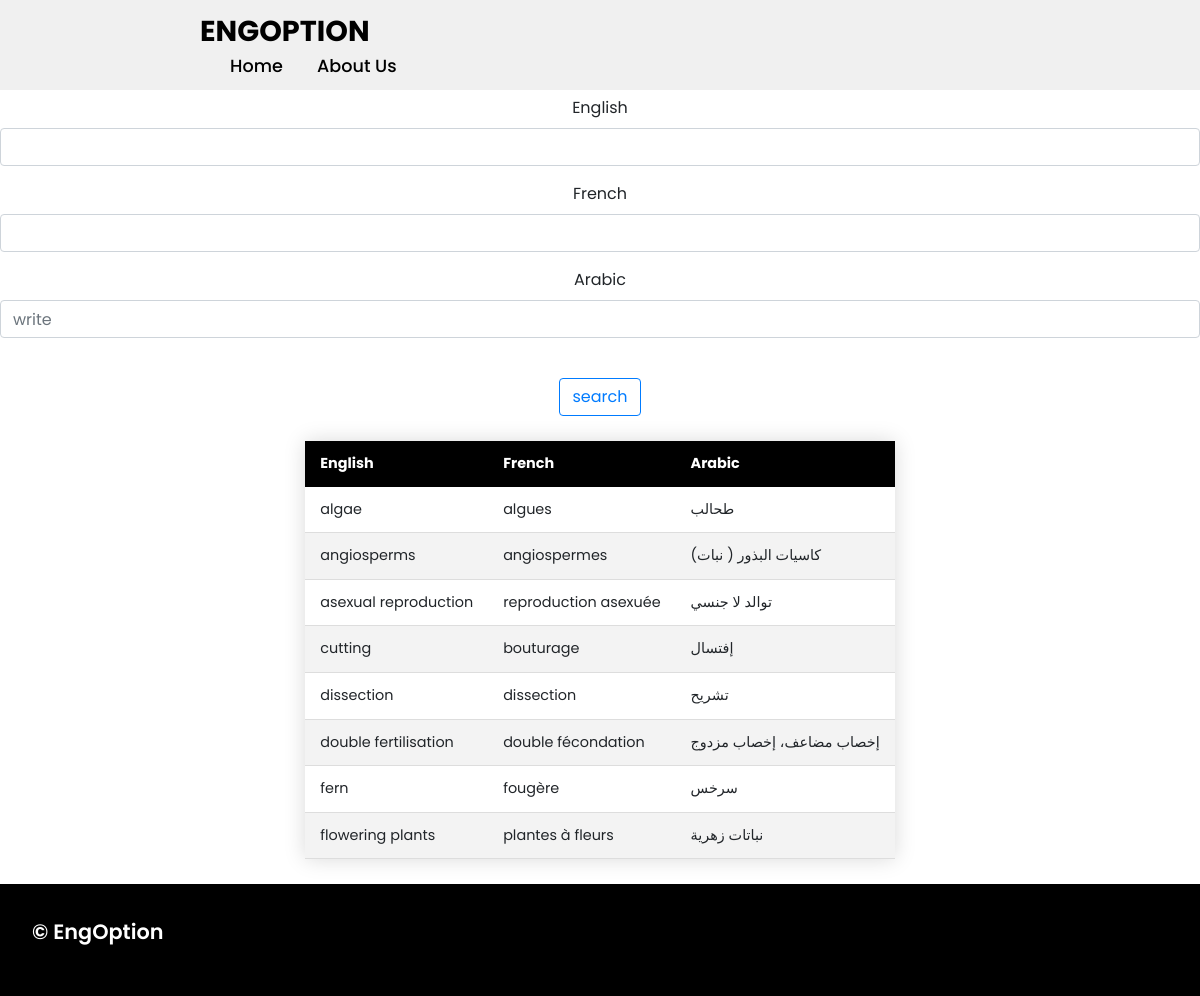
The app's page /svt/rep_plant/, older data.
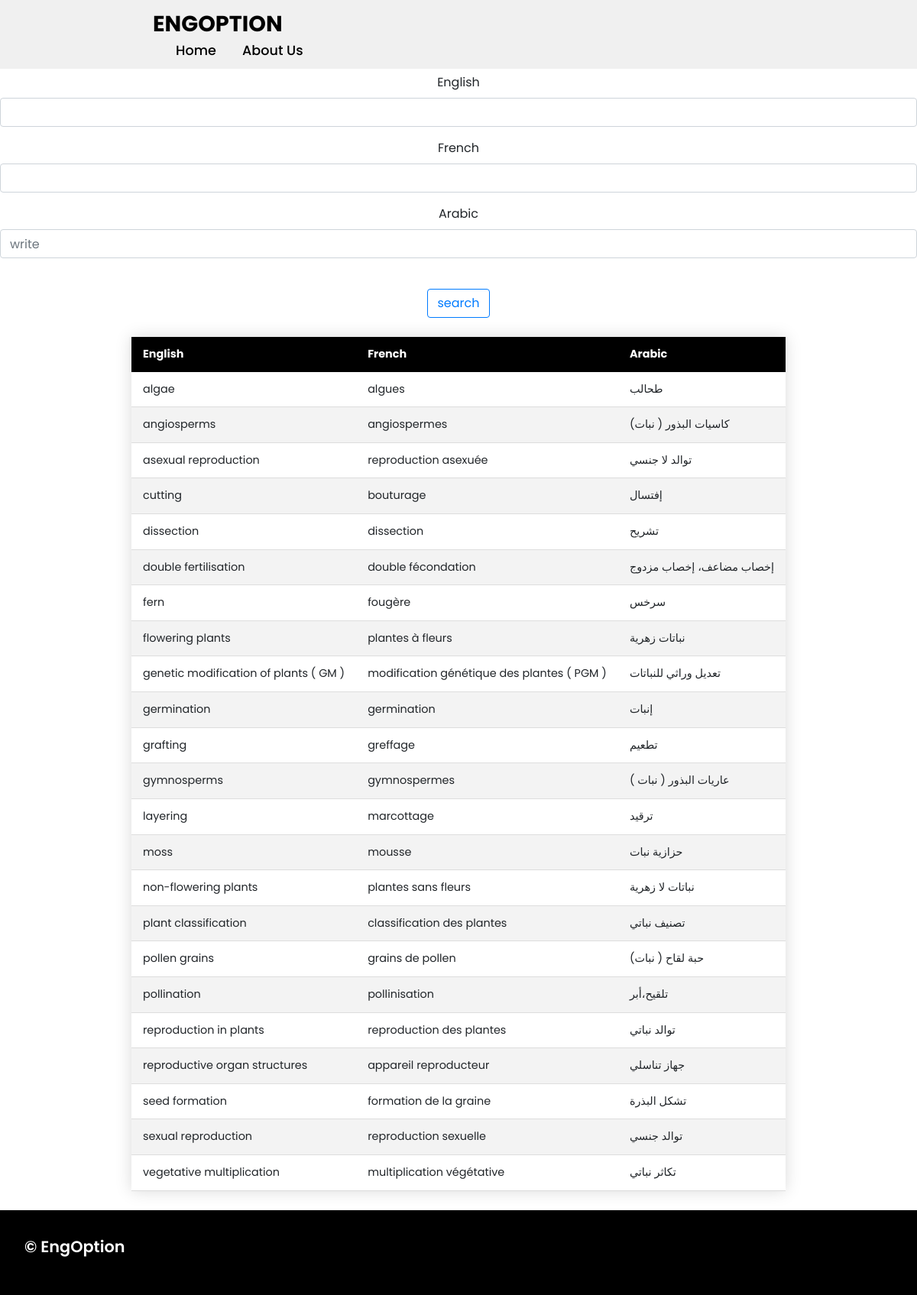
The same page, newer data.
### app/models.py (models this page shows, shortened)
class SVTWord(models.Model):
    fields = [
        ('General','General'),
        ('Ecology','Ecology'),
        ('Reproduction in plants','Reproduction in plants'),
        ('Geology','Geology'),
        ('Genetics','Genetics'),
        ('Organic matter','Organic matter'),
        ('Nerves: Neurons and hormones','Nerves: Neurons and hormones'),
        ('Reproduction in humans ','Reproduction in humans '),
        ('Immunology','Immunology'),
    ]
    english = models.CharField(max_length=100)
    french = models.CharField(max_length=100)
    arabic = models.CharField(max_length=100)
    field = models.CharField(max_length=100,null=True,blank=True,choices=fields)

### app/views.py (the view)
# urls.py: path('svt/rep_plant/',svt_rep_plant,name="rep_plant"),
def svt_rep_plant(request):
    rep_plant_words = SVTWord.objects.all().filter(field='Reproduction in plants')
    filter = OrderFilter(request.GET,queryset=rep_plant_words)
    rep_plant_words = filter.qs
    context = {
        'svt_rep_plant_words':rep_plant_words,
        'filter':filter,
    }
    return render(request,'svt/svt_rep_plant.html',context)

### app/templates/svt/svt_rep_plant.html (shortened to what this page needs)
{% extends 'base.html' %}
{% load static %}
{% block body %}
<br>
<br>
<br>
<br>
<center>
    {% include 'search.html' %}
<table style="overflow-x:auto;" class="styled-table">
    <thead>
        <tr>
            <th>English</th>
            <th>French</th>
            <th>Arabic</th>
        </tr>
    </thead>
    <tbody>
        {% for word in svt_rep_plant_words %}
        <tr>
            <td>{{word.english}}</td>
            <td>{{word.french}}</td>
            <td>{{word.arabic}}</td>
        </tr>
        {% endfor %}
    </tbody>
</table>
</center>
{% endblock %}

### app/templates/base.html (shortened to what this page needs)
{% load static %}
<!DOCTYPE html>
<html lang="en">
<head>
    <link rel="stylesheet" href="{% static 'css/style.css' %}">
</head>
<body>
    <header>
        <a href="{% url 'home' %}" class="logo">EngOption</a>
        <nav class="navigation">
            <a href="{% url 'home' %}">Home</a>
            <a href="#projects">About Us</a>
        </nav>
    </header>
{% block body %}
{% endblock %}
    <footer class="footer">
        <p style="color: white ;" class="footer-title">© EngOption</p>
    </footer>
</body>
</html>

### app/templates/search.html (shortened to what this page needs)
{% load crispy_forms_tags %}
<link rel="stylesheet" href="https://cdn.jsdelivr.net/npm/bootstrap@4.3.1/dist/css/bootstrap.min.css">
<link rel="stylesheet" href="https://maxcdn.bootstrapcdn.com/bootstrap/4.0.0/css/bootstrap.min.css">
<form method="get">
        {{filter.form|crispy}}
        <br>
        <button type="submit" class="btn btn-outline-primary">search</button>
</form>

### static/css/style.css (style rules this page uses)
* { font-family: 'Poppins', sans-serif; margin: 0; padding: 0; box-sizing: border-box; scroll-behavior: smooth; }
header { background-color: #f0f0f0; width: 100%; position: fixed; z-index: 999; display: flex; justify-content: space-between; align-items: center; padding: 10px 200px ; }
.logo { text-decoration: none; color: black; text-transform: uppercase; font-weight: 700; font-size: 1.8em; }
.navigation a { color: black; text-decoration: none; font-size: 1.1em; font-weight: 500; padding-left: 30px; }
.footer { background-color: black; padding: 2em; display: flex; justify-content: space-between; }
.footer-title { font-size: 1.3em; font-weight: 600; }

### app/templates/svt/svt_rep_plant.html (style rules this page uses)
.styled-table { border-collapse: collapse; margin: 25px 0; font-size: 0.9em; font-family: sans-serif; min-width: 400px; box-shadow: 0 0 20px rgba(0, 0, 0, 0.15); }
.styled-table thead tr { background-color: black; color: #ffffff; text-align: left; }
.styled-table th, .styled-table td { padding: 12px 15px; }
.styled-table tbody tr { border-bottom: 1px solid #dddddd; }
.styled-table tbody tr:nth-of-type(even) { background-color: #f3f3f3; }

Row changes from the older to the newer data that the page shows:
added SVTWord: english "genetic modification of plants ( GM )", french "modification génétique des plantes ( PGM )", arabic "تعديل وراثي للنباتات"
added SVTWord: english "germination", french "germination", arabic "إنبات"
added SVTWord: english "grafting", french "greffage", arabic "تطعيم"
added SVTWord: english "gymnosperms", french "gymnospermes", arabic "عاريات البذور ( نبات )"
added SVTWord: english "layering", french "marcottage", arabic "ترقيد"
added SVTWord: english "moss", french "mousse", arabic "حزازية نبات"
added SVTWord: english "non-flowering plants", french "plantes sans fleurs", arabic "نباتات لا زهرية"
added SVTWord: english "plant classification", french "classification des plantes", arabic "تصنيف نباتي"
added SVTWord: english "pollen grains", french "grains de pollen", arabic "حبة لقاح ( نبات)"
added SVTWord: english "pollination", french "pollinisation", arabic "تلقيح،أبر"
added SVTWord: english "reproduction in plants", french "reproduction des plantes", arabic "توالد نباتي"
added SVTWord: english "reproductive organ structures", french "appareil reproducteur", arabic "جهاز تناسلي"
added SVTWord: english "seed formation", french "formation de la graine", arabic "تشكل البذرة"
added SVTWord: english "sexual reproduction", french "reproduction sexuelle", arabic "توالد جنسي"
added SVTWord: english "vegetative multiplication", french "multiplication végétative", arabic "تكاثر نباتي"
